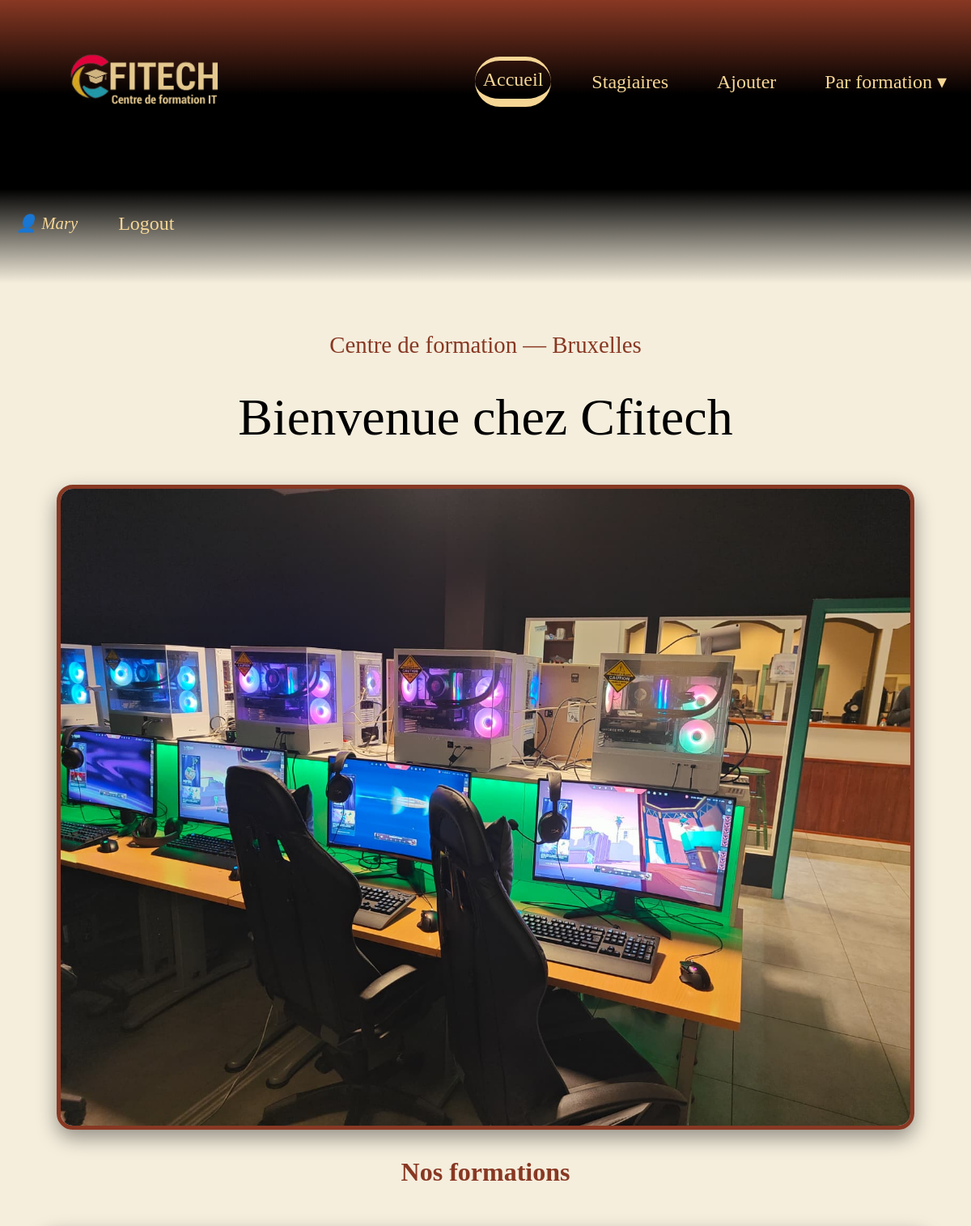
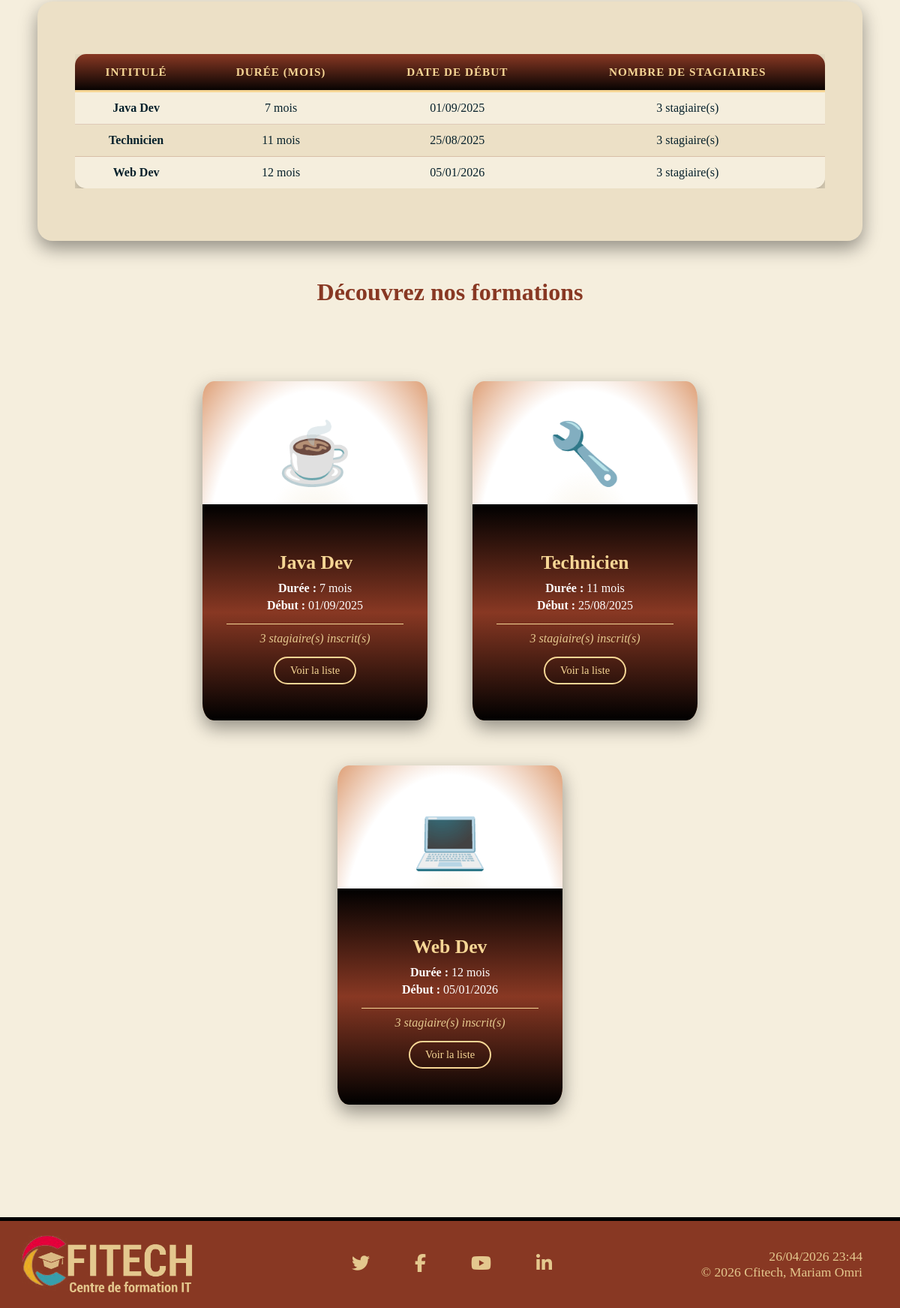
Page / (signed in) on the committed database (2 pictures, top to bottom).
### tables this page shows
CREATE TABLE IF NOT EXISTS `formations` (
  `id` int NOT NULL AUTO_INCREMENT,
  `intitule` varchar(100) NOT NULL,
  `nb_mois` int NOT NULL,
  `date_debut` date NOT NULL,
  PRIMARY KEY (`id`)
);

### classes/Formation.php (called while the page is built, shortened)
<?php
class Formation
{
    private int $id;
    private string $intitule;
    private int $nbMois;
    private string $dateDebut;
    public function __construct(int $unId, string $unIntitule, int $unNbMois, string $uneDateDebut)
    {
        $this->id = $unId;
        $this->intitule = $unIntitule;
        $this->nbMois = $unNbMois;
        $this->dateDebut = $uneDateDebut;
    }
    public function getId(): int
    {
        return $this->id;
    }
    public function getIntitule(): string
    {
        return $this->intitule;
    }
    public function getNbMois(): int
    {
        return $this->nbMois;
    }
    public function getDateDebutFormatee(): string
    {
        $date = new DateTime($this->dateDebut);
        return $date->format('d/m/Y');
    }
}

### functions/authentification.php (called while the page is built, shortened)
<?php
function is_connected(): bool
{
    return !empty($_SESSION['connected']);
}

### index.php (the view, shortened to what this page needs)
<?php
require "./functions/authentification.php";
require "classes/Formation.php";
require "header.php";
try {
    $resultat = $pdo->query('
        SELECT formations.*, COUNT(participe.id_stagiaire) AS nb_stagiaires
        FROM formations
        LEFT JOIN participe ON formations.id = participe.id_formation
        GROUP BY formations.id
        ORDER BY formations.intitule
    ');
    $tabFormations = $resultat->fetchAll(PDO::FETCH_OBJ);
} catch (PDOException $e) {
    die('Erreur : ' . $e->getMessage());
}
$icons = [
    "Web Dev"    => "💻",
    "Technicien" => "🔧",
    "Java Dev"   => "☕"
];
?>
<p class="text">Centre de formation — Bruxelles</p>
<h1>Bienvenue chez Cfitech</h1>
<div class="banner-wrap">
    <img src="assets/img/WhatsApp Image 2026-03-05 at 11.50.05.jpeg" alt="Bienvenue chez Cfitech">
</div>
<h2>Nos formations</h2>
<div class="yellow">
    <div class="table-responsive">
        <table class="table">
            <thead>
                <tr>
                    <th>Intitulé</th>
                    <th>Durée (mois)</th>
                    <th>Date de début</th>
                    <th>Nombre de stagiaires</th>
                </tr>
            </thead>
            <tbody>
                <?php foreach ($tabFormations as $f):
                    $formation = new Formation($f->id, $f->intitule, $f->nb_mois, $f->date_debut);
                ?>
                    <tr>
                        <td><strong><?= htmlspecialchars($formation->getIntitule()) ?></strong></td>
                        <td><?= $formation->getNbMois() ?> mois</td>
                        <td><?= $formation->getDateDebutFormatee() ?></td>
                        <td><?= $f->nb_stagiaires ?> stagiaire(s)</td>
                    </tr>
                <?php endforeach; ?>
            </tbody>
        </table>
    </div>
</div>
<h2>Découvrez nos formations</h2>
<div class="listCard">
    <?php foreach ($tabFormations as $f):
        $formation = new Formation($f->id, $f->intitule, $f->nb_mois, $f->date_debut);
        $icon = isset($icons[$f->intitule]) ? $icons[$f->intitule] : "📚";
    ?>
        <div class="card">
            <div class="formation-icon"><?= $icon ?></div>
            <div class="textCard">
                <h3><?= htmlspecialchars($formation->getIntitule()) ?></h3>
                <p><strong>Durée :</strong> <?= $formation->getNbMois() ?> mois</p>
                <p><strong>Début :</strong> <?= $formation->getDateDebutFormatee() ?></p>
                <p class="nb-stagiaires"><?= $f->nb_stagiaires ?> stagiaire(s) inscrit(s)</p>
                <?php if (is_connected()): ?>
                    <a href="./parFormation.php?id=<?= $formation->getId() ?>">Voir la liste</a>
                <?php endif; ?>
            </div>
        </div>
    <?php endforeach; ?>
</div>
<?php require "footer.php"; ?>

### assets/css/style.css (style rules this page uses)
* { margin: 0px; box-sizing: border-box; }
body { background-color: #F5EEDD; font-family: Georgia, 'Times New Roman', serif; min-height: 100vh; }
a { color: #F6D695; text-decoration: none; font-size: 1.5rem; border-radius: 50px; padding: 10px; margin: 50px 20px; transition: all 0.3s ease; }
h1 { text-align: center; color: black; font-family: 'greatvibes', 'Brush Script MT', cursive; padding: 1rem; font-size: 4rem; margin: 20px; font-weight: lighter; }
h2, h3 { font-family: Georgia, serif; color: #883823; text-align: center; }
h2 { font-size: 2rem; margin: 20px 0; }
h3 { font-size: 1.5rem; margin: 15px 0; }
.text { font-family: 'greatvibes', 'Brush Script MT', cursive; text-align: center; margin: 60px 100px 0; font-size: 1.8rem; color: #883823; }
.banner-wrap { margin: 30px auto; max-width: 1100px; padding: 0 20px; }
.banner-wrap img { width: 100%; height: auto; border-radius: 20px; box-shadow: 0 10px 25px rgba(0, 0, 0, 0.4); border: 5px solid #883823; }
.listCard { display: flex; flex-wrap: wrap; justify-content: center; gap: 60px; margin: 50px; padding: 50px; border-radius: 20px; }
.card { background-image: radial-gradient(#F5EEDD, white, white, #DE9F76); width: 300px; box-shadow: 0 10px 25px rgba(0, 0, 0, 0.4); color: white; overflow: hidden; border-radius: 5%; transition: transform 0.3s ease; }
.card .formation-icon { margin-top: 50px; font-size: 5rem; text-align: center; display: block; transition: 0.4s ease; padding-bottom: 20px; }
.textCard { text-align: center; padding: 3rem 2rem; background-image: linear-gradient(black, #883823, black); }
.textCard h3 { color: #F6D695; font-size: 1.6rem; margin-bottom: 10px; font-family: Georgia, serif; }
.textCard p { color: white; margin: 5px 0; font-size: 1rem; }
.textCard .nb-stagiaires { color: #E4C88E; font-style: italic; font-size: 1rem; margin-top: 15px; padding-top: 10px; border-top: 1px solid #F6D695; }
.textCard a { display: inline-block; margin: 10px 0 0 0; padding: 8px 20px; font-size: 0.9rem; border: 2px solid #F6D695; border-radius: 50px; color: #F6D695; transition: all 0.3s ease; }
.yellow { background-color: #ece0c6; margin: 50px; padding: 50px; border-radius: 20px; box-shadow: 0 10px 25px rgba(0, 0, 0, 0.4); }
.table-responsive { width: 100%; overflow-x: auto; margin: 20px 0; }
table.table { width: 100%; border-collapse: separate; border-spacing: 0; background-color: #F5EEDD; border-radius: 15px; overflow: hidden; box-shadow: 0 10px 25px rgba(0, 0, 0, 0.3); font-family: Georgia, serif; }
table.table thead { background-image: linear-gradient(#883823, black); }
table.table thead th { color: #F6D695; padding: 15px 10px; text-align: center; font-size: 0.95rem; border-bottom: 3px solid #F6D695; text-transform: uppercase; letter-spacing: 1px; }
table.table tbody td { padding: 12px 10px; text-align: center; color: #06202B; border-bottom: 1px solid rgba(136, 56, 35, 0.2); }
table.table tbody tr:nth-child(even) { background-color: #ece0c6; }
table.table tbody tr:nth-child(odd) { background-color: #F5EEDD; }
table.table tbody tr:last-child td { border-bottom: none; }

### rows in the picture
formations: intitule "Java Dev", nb_mois "7", date_debut "01/09/2025", nb_stagiaires "3", intitule "☕"
formations: intitule "Technicien", nb_mois "11", date_debut "25/08/2025", nb_stagiaires "3", intitule "🔧"
formations: intitule "Web Dev", nb_mois "12", date_debut "05/01/2026", nb_stagiaires "3", intitule "💻"

### other values in the picture
$_SESSION['pseudo'] "Mary"
